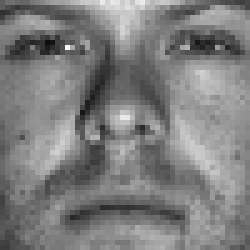
%> input picture Eigenfaces/enroll/person01_02.png, 50 x 50 px (shown 5 times larger); its folder holds 4 pictures in this run
$ octave FaceRecognitionDemo4persons_share.m   (GNU Octave 9; MATLAB toolbox functions it lacks are replaced by stand-ins)
%> lines starting %> are read from the running program, lines starting %| are printed output that depends on the picture
clc
clear all
close all

%%%%%%%%%%%%%%%%%%%%% TRAINING %%%%%%%%%%%%%%%%%%%%

imlist=dir('./enroll/*.png');  %Images go into imlist, dir list files
im =imread(['./enroll/',imlist(1).name]); %read images by name
%> im is the input picture: size 50x50 uint8; min 15, max 246, mean 126.6
[r,c]=size(im); % r=50 c=50
%> r = 50; c = 50
num_im=length(imlist); %number of images in imlist (8)
num_p=num_im/2; % num of images divide by two... (4)
x=zeros(r*c,num_p); % matrix of 2500 row,  4 cols
im_vector=zeros(r*c,num_im); %matrix of 2500 rows, 8 cols
Mec=zeros(r*c,1); % vector 2500 rows, 1 column
index=zeros;index2=zeros;
match=zeros(1,10);match2=zeros(1,10); % one row, 10 columns
cmc=zeros(1,10);% one row, 10 columns
cmc2=zeros(1,10);% one row, 10 columns

%%%%%% convert all images to vector %%%%%%
for i=1:num_im
im =imread(['./enroll/',imlist(i).name]);
im_vector(:,i)=reshape(im',r*c,1); %reshapes into vector 2500 rows, 1 col
end

%%%%%%%%%%%%%% to get xi and Me%%%%%%%%%%%%%%%%
j=1;
%> j = 1
for i=1:2:(num_im-1)
x(:,j) = (im_vector(:,i) + im_vector(:,i+1))./2;
Mec(:,1)=Mec(:,1) + im_vector(:,i) + im_vector(:,i+1);
j=j+1;
end
%> this loop made 2 passes
%> j on passes 1 to 2: 2, 3
Me=Mec(:,1)./num_im;

%%%%%%%%%%%%%% to get big A %%%%%%%%%%%%%%%%%%%%
for i=1:num_p
a(:,i)=x(:,i)-Me;
end

%%%%%%%%%%%%%% to get eig of A'*A (P2) %%%%%%%%%
ata = a'*a;
[V D] = eig(ata);
p2 = [];
for i = 1 : size(V,2)
    if( D(i,i)>1 )
        p2 = [p2 V(:,i)];
    end
end
%%%weight of the training data projected into eigen space%%%%%
wta=p2'*ata;
%% Plot the weights for person 1 2 3 4...
% plot(wta(:,1));title('Weights Person 1');
% figure,plot(wta(:,2));title('Weights Person 2');
% figure,plot(wta(:,3));title('Weights Person 3');
% figure,plot(wta(:,4));title('Weights Person 4');


%%%%%%%%%%%%%% to get the Eigenfaces %%%%%%%%%%%%
ef =a*p2;  %here is P you need to use in matching
[rr,cc]=size(ef);

%%show the eigenface images ...
% [7 lines of commented-out code are left out]


%% %%%%%%%%%%%%%%%%%%%%%  TESTING  %%%%%%%%%%%%%%%%%%%%%%%%
imlist2=dir('./testing/*.png');
num_imt=length(imlist2);
imt_vector=zeros(r*c,num_imt);


%% Please complete the testing part...
%%%%%% convert all test images to vector %%%%%%
for i=1:num_imt
im =imread(['./testing/',imlist2(i).name]);
imt_vector(:,i)=reshape(im',r*c,1);
%%%%% get B=y-me %%%%%%%
   %%Please caculate bi=imt_vector(i)-Me;
    b(:,i) = imt_vector(:,i) - Me;
   %%Please culculate wtb=P'*bi;
   P = ef'
   wtb = P * b(:,i);
for ii=1:num_p   %% weight compare wtb and wta(i)
    sum1 = sum((wtb - wta(:,ii)));
    EUD(ii) = sqrt(sum1.^2);
end
   %%Please find minimum eud's index
[data index(i)] = min(EUD);

%%%%%%%%%%%%%%%%%%%%%%%  RESULT  %%%%%%%%%%%%%%%%%%%%%%%%
%%% right result by observation is 1 1 2 3 4 %%%%%
%%%%%%%%%%%%%%% CMC calculation (compare with result)%%%%%%%
result=[1 1 2 3 4];

    if index(i) == result(i)
        match(i) = match(i) + 1;
    else
        [svals, idx] = sort(EUD(:));
        index2(i)=idx(2);
        if index2(i)==result(i)
            match(i)=match(i)+1;
        end
    end
end
  %%Please draw the CMC curve
for i=1:num_imt
    cmc(i)=sum(match(1:i))/num_imt;
end
figure,plot(cmc);title('CMC Curve');
%> after `title('CMC Curve')`:
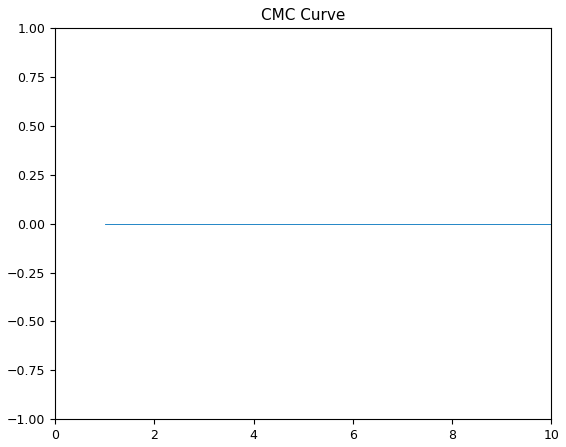
%> figure redrawn from the program's plot data
%%%%%%%%%%%%%%% CMC curve plot %%%%%%%
 i=i;
